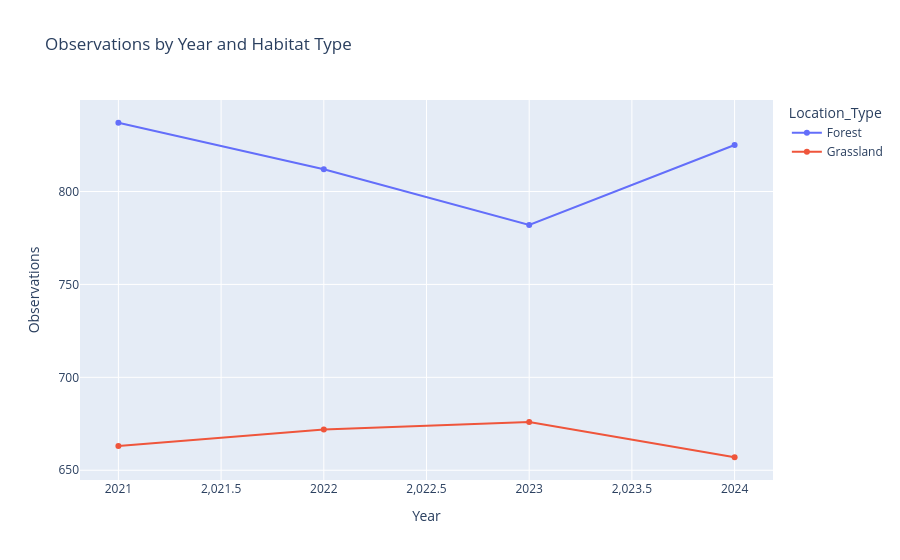

Notebook code cell kept with this figure:
### Markdown cell above
## 3. Temporal Analysis — Seasonal Trends & Time-of-Day Activity

### Code cell
yearly = clean_df.groupby(['Year', 'Location_Type']).size().reset_index(name='Observations')
fig = px.line(yearly, x='Year', y='Observations', color='Location_Type', markers=True,
              title='Observations by Year and Habitat Type')
fig.show()

### Figure 1 — Plotly figure (JSON) as saved in the notebook; plotly's stock layout.template omitted (floating-point values rounded to 4 significant figures)
{"data": [{"hovertemplate": "Location_Type=Forest<br>Year=%{x}<br>Observations=%{y}<extra></extra>", "legendgroup": "Forest", "line": {"color": "#636efa", "dash": "solid"}, "marker": {"symbol": "circle"}, "mode": "lines+markers", "name": "Forest", "orientation": "v", "showlegend": true, "type": "scatter", "x": [2021, 2022, 2023, 2024], "xaxis": "x", "y": [837, 812, 782, 825], "yaxis": "y"}, {"hovertemplate": "Location_Type=Grassland<br>Year=%{x}<br>Observations=%{y}<extra></extra>", "legendgroup": "Grassland", "line": {"color": "#EF553B", "dash": "solid"}, "marker": {"symbol": "circle"}, "mode": "lines+markers", "name": "Grassland", "orientation": "v", "showlegend": true, "type": "scatter", "x": [2021, 2022, 2023, 2024], "xaxis": "x", "y": [663, 672, 676, 657], "yaxis": "y"}], "layout": {"legend": {"title": {"text": "Location_Type"}, "tracegroupgap": 0}, "title": {"text": "Observations by Year and Habitat Type"}, "xaxis": {"anchor": "y", "domain": [0.0, 1.0], "title": {"text": "Year"}}, "yaxis": {"anchor": "x", "domain": [0.0, 1.0], "title": {"text": "Observations"}}}}
